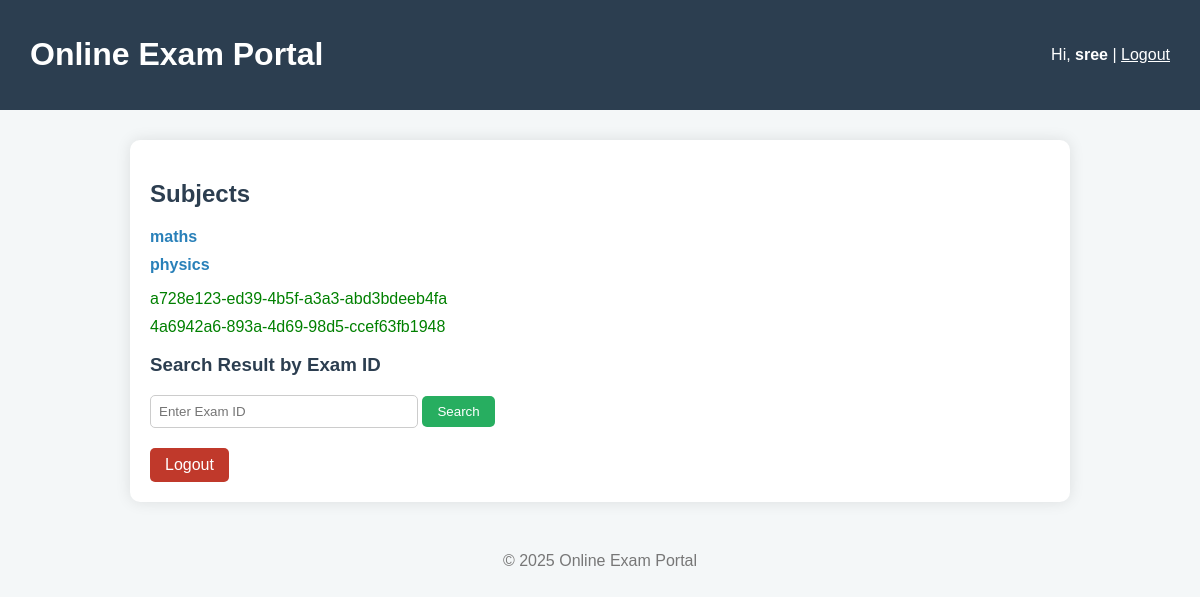
Before: / (signed in) with the older database file.
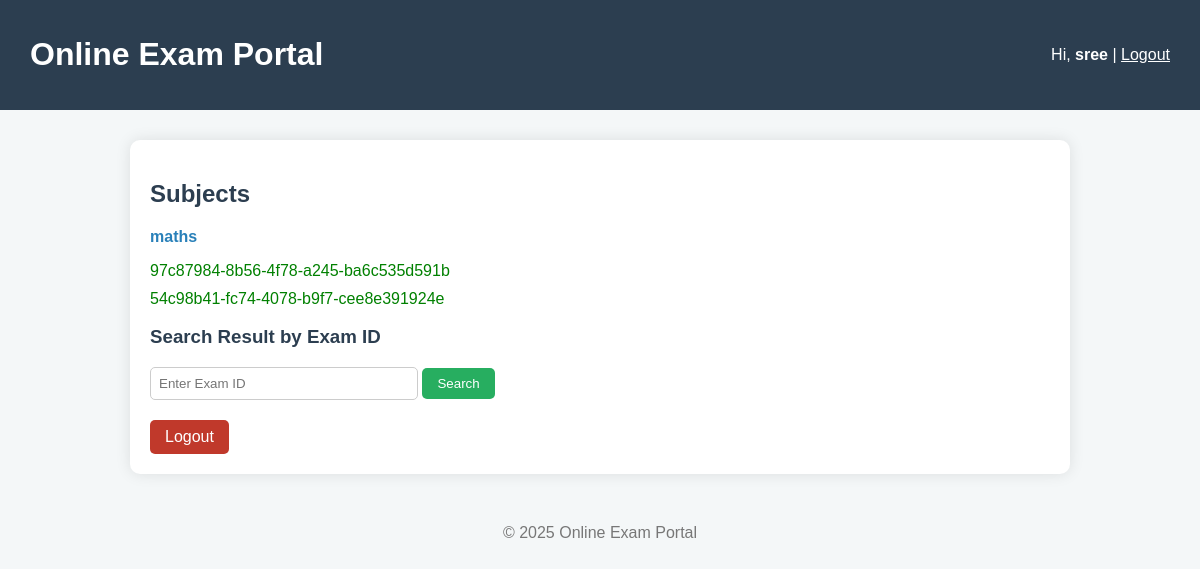
After: the same page with the newer database file.
### exams/models.py (models this page shows, shortened)
class Subject(models.Model):
    name = models.CharField(max_length=100)

### results/models.py (models this page shows, shortened)
class ExamResult(models.Model):
    user = models.ForeignKey(User, on_delete=models.CASCADE)
    exam = models.ForeignKey(Exam, on_delete=models.CASCADE)
    score = models.PositiveIntegerField()
    total = models.PositiveIntegerField()
    result_id = models.UUIDField(default=uuid.uuid4, unique=True, editable=False)
    completed_at = models.DateTimeField(auto_now_add=True)

### exams/views.py (the view)
# urls.py: path('', exams_views.home, name='home'),
@login_required
def home(request):
    subjects = Subject.objects.all()
    user_results = ExamResult.objects.filter(
        user=request.user
    ).order_by('-completed_at')
    searched_result = None
    if request.GET.get('result_id'):
        searched_result = ExamResult.objects.filter(
            result_id=request.GET['result_id']
        ).first()
    return render(request, 'home.html', {
        'subjects': subjects,
        'user_results': user_results,
        'result': searched_result
    })

### templates/home.html (shortened to what this page needs)
<!DOCTYPE html>
<html lang="en">
<head>
</head>
<body>
<header style="display:flex; justify-content:space-between; align-items:center;">
    <h1>Online Exam Portal</h1>
    <div>
        Hi, <b>{{ request.user.username }}</b>
        |
        <a href="/logout/" style="color:white; text-decoration:underline;">Logout</a>
    </div>
</header>
<main>
    <h2>Subjects</h2>
    <ul>
      {% for subject in subjects %}
        <li>
          <a class="subject-link" href="/subjects/{{ subject.id }}/">{{ subject.name }}</a>
        </li>
      {% empty %}
        <li>No subjects available</li>
      {% endfor %}
    </ul>
 {% if user_results %}
  <ul>
    {% for res in user_results %}
      <li style="color:green;">
        {{ res.result_id }}
      </li>
    {% endfor %}
  </ul>
{% else %}
  <p>No exams attempted yet.</p>
{% endif %}
    <h3>Search Result by Exam ID</h3>
    <form method="get">
        <input type="text" name="result_id" placeholder="Enter Exam ID" required>
        <button type="submit">Search</button>
    </form>
    <a class="logout-btn" href="/logout/">Logout</a>
</main>
<footer>
    &copy; 2025 Online Exam Portal
</footer>
</body>
</html>

### templates/home.html (style rules this page uses)
body { font-family: Arial, sans-serif; background-color: #f4f7f8; margin: 0; padding: 0; }
header { background-color: #2c3e50; color: white; padding: 15px 30px; text-align: center; }
main { max-width: 900px; margin: 30px auto; padding: 20px; background-color: white; border-radius: 10px; box-shadow: 0 0 15px rgba(0,0,0,0.1); }
h2, h3 { color: #2c3e50; }
ul { list-style: none; padding: 0; }
li { margin-bottom: 10px; }
a.subject-link { text-decoration: none; color: #2980b9; font-weight: bold; }
form input[type="text"], form input[type="search"] { padding: 8px; width: 250px; border-radius: 5px; border: 1px solid #ccc; }
form button { padding: 8px 15px; background-color: #27ae60; color: white; border: none; border-radius: 5px; cursor: pointer; }
footer { text-align: center; margin-top: 40px; padding: 10px; color: #777; }
.logout-btn { display: inline-block; margin-top: 20px; padding: 8px 15px; background-color: #c0392b; color: white; text-decoration: none; border-radius: 5px; }

Changed rows visible on the page:
removed Subject: name "physics"
removed ExamResult: result_id "a728e123-ed39-4b5f-a3a3-abd3bdeeb4fa"
removed ExamResult: result_id "4a6942a6-893a-4d69-98d5-ccef63fb1948"
added ExamResult: result_id "97c87984-8b56-4f78-a245-ba6c535d591b"
added ExamResult: result_id "54c98b41-fc74-4078-b9f7-cee8e391924e"
